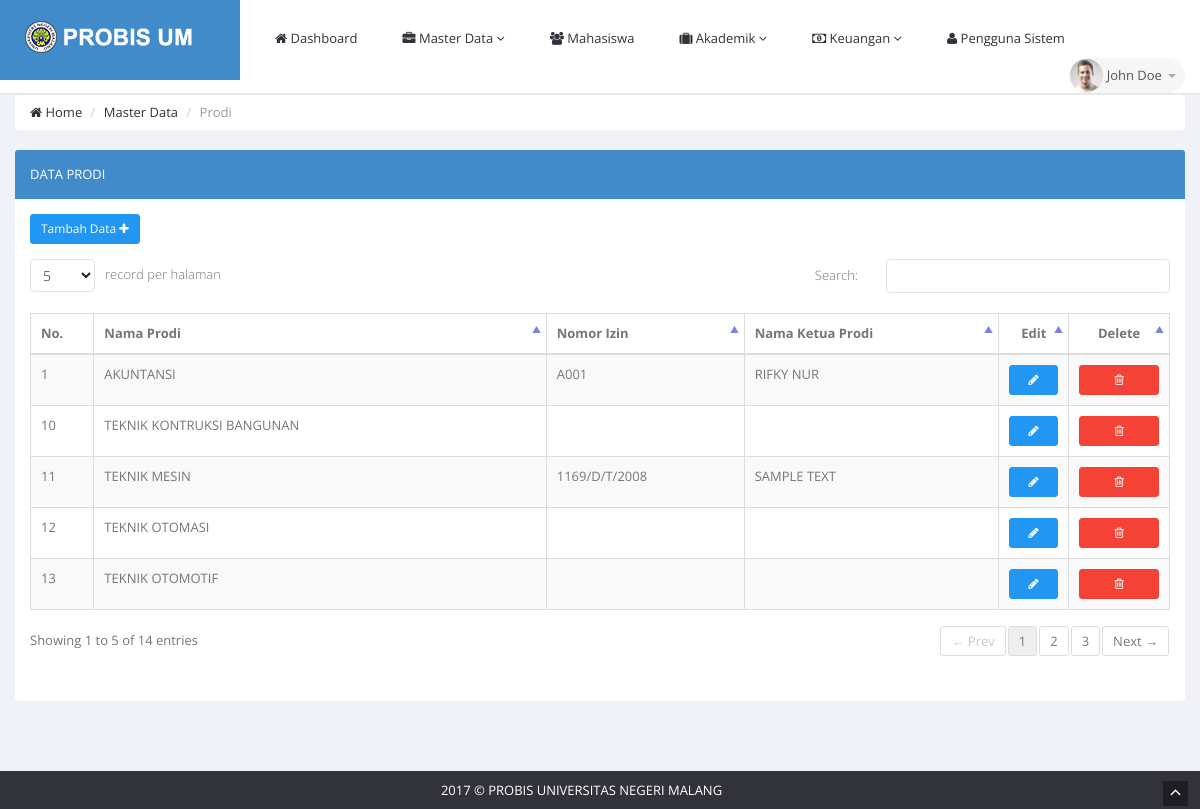
/?page=prodi, run on the app's committed database.
### tables this page shows
CREATE TABLE `akademik_prodi` (
  `prodi_id` int(11) NOT NULL,
  `nama_prodi` varchar(100) NOT NULL,
  `ketua` varchar(70) NOT NULL,
  `no_izin` varchar(40) NOT NULL,
  `status` int(11) NOT NULL COMMENT '1=aktif ,2=g aktif'
);

### view/prodi.php (the view, shortened to what this page needs)
<?php
require_once './config/db.php';
if (isset($_GET['edit'])){
    $id = base64_decode($_GET['edit']);
    $sql = $pdo->prepare("select * from akademik_prodi where prodi_id = $id");
    $sql->execute();
    $row = $sql->fetch();
    if (isset($_POST['id'])){
        $id = $_POST['id'];
        $nama = $_POST['nama'];
        $ketua = $_POST['ketua'];
        $nomor = $_POST['nmr_izin'];
        $sql = $pdo->prepare("update akademik_prodi set nama_prodi=:nama,ketua=:ketua,no_izin=:nomor WHERE prodi_id =:id");
        $sql->bindParam(':nama',$nama);
        $sql->bindParam(':ketua',$ketua);
        $sql->bindParam(':nomor',$nomor);
        $sql->bindParam(':id',$id);
        $sql->execute();
        echo "<script>window.location='?page=prodi'</script>";
    }
    ?>
    <div class="row">
        <div class="col-lg-12">
            <section class="panel panel-primary">
                <header class="panel-heading">
                    Edit Data Prodi
                </header>
                <div class="clearfix">
                    <div class="panel-body">
                        <form method="post" action="" role="form">
                            <div class="row">
                                <div class="col-lg-12">
                                    <table>
                                        <tr>
                                            <td class="col-lg-6" style="padding: 12px">Nama Prodi</td>
                                            <td class="col-lg-6" style="padding: 12px">
                                                    <input type="text" name="nama" class="form-control" value="<?php echo $row['nama_prodi'] ?>" required>
                                                    <input type="hidden" name="id" value="<?php echo $row['prodi_id'] ?>">
                                            </td>
                                        </tr>
                                        <tr>
                                            <td class="col-lg-6" style="padding: 12px">Nama Ketua</td>
                                            <td class="col-lg-6" style="padding: 12px">
                                                        <input type="text" name="ketua" class="form-control" value="<?php echo $row['ketua'] ?>" required>
                                            </td>
                                        </tr>
                                        <tr>
                                            <td class="col-lg-6" style="padding: 12px">Nomor Izin</td>
                                            <td class="col-lg-6" style="padding: 12px">
                                                    <input type="text" name="nmr_izin" class="form-control" value="<?php echo $row['no_izin'] ?>" required>
                                            </td>
                                        </tr>
                                        <tr>
                                            <td class="col-lg-6" style="padding: 12px">
                                                <input type="submit" value="Simpan" class="btn btn-sm btn-primary">
                                                <a href="?page=prodi" class="btn btn-sm btn-warning">Batal</a>
                                            </td>
                                        </tr>
                                    </table>
                                </div>
                            </div>
                        </form>
                    </div>
                </div>
            </section>
        </div>
    </div>
<?php }else if(isset($_GET['delete'])){
    $id = base64_decode($_GET['delete']);
    $sql = $pdo->prepare("delete from akademik_prodi where prodi_id =:id");
    $sql->bindParam(':id',$id);
    $sql->execute();
    echo "<script>window.location='?page=prodi'</script>";
}else{
?>
<div class="row">
    <div class="col-sm-12">
        <section class="panel panel-primary">
            <header class="panel-heading">
                Data Prodi
            </header>
            <div class="panel-body">
                <div class="adv-table editable-table ">
                    <div class="clearfix">
                        <div class="btn-group">
                            <a href="?page=prodi&tambah_data" class="btn btn-sm btn-primary">
                                Tambah Data <i class="fa fa-plus"></i>
                            </a>
                        </div>
                    </div>
                    <table class="table table-striped table-hover table-bordered" id="editable-sample">
                        <thead>
                        <tr>
                            <th>No.</th>
                            <th>Nama Prodi</th>
                            <th>Nomor Izin</th>
                            <th>Nama Ketua Prodi</th>
                            <th style="text-align: center;">Edit</th>
                            <th style="text-align: center;">Delete</th>
                        </tr>
                        </thead>
                        <tbody>
                        <?php
                        $sql = $pdo->prepare("select * from akademik_prodi ORDER BY nama_prodi");
                        $sql->execute();
                        $no=1;
                        while($row = $sql->fetch()){
                        ?>
                        <tr class="">
                            <td><?php echo $no++ ?></td>
                            <td><?php echo strtoupper($row['nama_prodi'])?></td>
                            <td><?php echo strtoupper($row['no_izin']) ?></td>
                            <td><?php echo strtoupper($row['ketua'])?></td>
                            <td style="text-align: center;"><a href="?page=prodi&edit=<?php echo base64_encode($row['prodi_id'])?>"><button class="btn btn-sm btn-block btn-primary"><i class="fa fa-pencil"></i></button></a></td>
                            <td style="text-align: center;"><a onclick="return confirm('Yakin ingin hapus data ini?')" href="?page=prodi&delete=<?php echo base64_encode($row['prodi_id'])?>"><button class="btn btn-sm btn-block btn-danger"><i class="fa fa-trash-o"></i></button></a></td>
                        </tr>
                        <?php } ?>
                        </tbody>
                    </table>
                </div>
            </div>
        </section>
    </div>
</div>
<?php } ?>

### data on the page
akademik_prodi: nama_prodi "AKUNTANSI", no_izin "A001", ketua "RIFKY NUR"
akademik_prodi: nama_prodi "TEKNIK KONTRUKSI BANGUNAN"
akademik_prodi: nama_prodi "TEKNIK MESIN", no_izin "1169/D/T/2008", ketua "SAMPLE TEXT"
akademik_prodi: nama_prodi "TEKNIK OTOMASI"
akademik_prodi: nama_prodi "TEKNIK OTOMOTIF"
